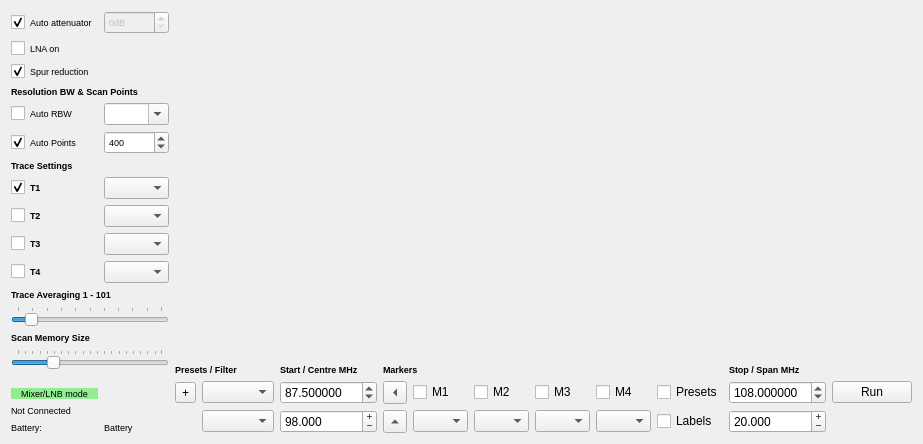
      <widget class="QWidget" name="analyserTab">
       <property name="sizePolicy">
        <sizepolicy hsizetype="Expanding" vsizetype="Expanding">
         <horstretch>0</horstretch>
         <verstretch>0</verstretch>
        </sizepolicy>
       </property>
       <attribute name="title">
        <string>Analyser</string>
       </attribute>
       <layout class="QGridLayout" name="gridLayout">
        <item row="0" column="0">
         <layout class="QGridLayout" name="gridLayout_3">
          <item row="10" column="0">
           <widget class="QCheckBox" name="trace4">
            <property name="font">
             <font>
              <pointsize>7</pointsize>
              <weight>75</weight>
              <bold>true</bold>
             </font>
            </property>
            <property name="text">
             <string>T4</string>
            </property>
           </widget>
          </item>
          <item row="18" column="0">
           <widget class="QLabel" name="label_6">
            <property name="font">
             <font>
              <pointsize>7</pointsize>
             </font>
            </property>
            <property name="text">
             <string>Battery:</string>
            </property>
           </widget>
          </item>
          <item row="11" column="0" colspan="2">
           <widget class="QLabel" name="label_8">
            <property name="sizePolicy">
             <sizepolicy hsizetype="Minimum" vsizetype="Preferred">
              <horstretch>0</horstretch>
              <verstretch>0</verstretch>
             </sizepolicy>
            </property>
            <property name="font">
             <font>
              <pointsize>7</pointsize>
              <weight>75</weight>
              <bold>true</bold>
              <underline>false</underline>
             </font>
            </property>
            <property name="text">
             <string>Trace Averaging 1 - 101</string>
            </property>
           </widget>
          </item>
          <item row="6" column="0" colspan="2">
           <widget class="QLabel" name="label_10">
            <property name="font">
             <font>
              <pointsize>7</pointsize>
              <weight>75</weight>
              <bold>true</bold>
              <underline>false</underline>
             </font>
            </property>
            <property name="text">
             <string>Trace Settings</string>
            </property>
           </widget>
          </item>
          <item row="2" column="0">
           <widget class="QCheckBox" name="spur_box">
            <property name="font">
             <font>
              <pointsize>7</pointsize>
             </font>
            </property>
            <property name="toolTip">
             <string>Spur reduction - impacts scanning speed</string>
            </property>
            <property name="text">
             <string>Spur reduction</string>
            </property>
            <property name="checked">
             <bool>true</bool>
            </property>
            <property name="tristate">
             <bool>true</bool>
            </property>
           </widget>
          </item>
          <item row="8" column="0">
           <widget class="QCheckBox" name="trace2">
            <property name="font">
             <font>
              <pointsize>7</pointsize>
              <weight>75</weight>
              <bold>true</bold>
             </font>
            </property>
            <property name="text">
             <string>T2</string>
            </property>
            <property name="tristate">
             <bool>false</bool>
            </property>
           </widget>
          </item>
          <item row="5" column="1">
           <widget class="QSpinBox" name="points_box">
            <property name="font">
             <font>
              <pointsize>7</pointsize>
             </font>
            </property>
            <property name="suffix">
             <string/>
            </property>
            <property name="minimum">
             <number>1</number>
            </property>
            <property name="maximum">
             <number>30000</number>
            </property>
            <property name="singleStep">
             <number>100</number>
            </property>
            <property name="stepType">
             <enum>QAbstractSpinBox::AdaptiveDecimalStepType</enum>
            </property>
            <property name="value">
             <number>400</number>
            </property>
           </widget>
          </item>
          <item row="4" column="1">
           <widget class="QComboBox" name="rbw_box">
            <property name="enabled">
             <bool>true</bool>
            </property>
            <property name="sizePolicy">
             <sizepolicy hsizetype="Minimum" vsizetype="Fixed">
              <horstretch>0</horstretch>
              <verstretch>0</verstretch>
             </sizepolicy>
            </property>
            <property name="font">
             <font>
              <pointsize>7</pointsize>
             </font>
            </property>
            <property name="toolTip">
             <string>Resolution bandwidth</string>
            </property>
            <property name="editable">
             <bool>true</bool>
            </property>
           </widget>
          </item>
          <item row="17" column="0" colspan="2">
           <widget class="QLabel" name="version">
            <property name="font">
             <font>
              <pointsize>7</pointsize>
             </font>
            </property>
            <property name="text">
             <string>Not Connected</string>
            </property>
           </widget>
          </item>
          <item row="8" column="1">
           <widget class="QComboBox" name="t2_type">
            <property name="sizePolicy">
             <sizepolicy hsizetype="Minimum" vsizetype="Fixed">
              <horstretch>0</horstretch>
              <verstretch>0</verstretch>
             </sizepolicy>
            </property>
            <property name="font">
             <font>
              <pointsize>7</pointsize>
             </font>
            </property>
           </widget>
          </item>
          <item row="3" column="0" colspan="2">
           <widget class="QLabel" name="label_2">
            <property name="sizePolicy">
             <sizepolicy hsizetype="Minimum" vsizetype="Preferred">
              <horstretch>0</horstretch>
              <verstretch>0</verstretch>
             </sizepolicy>
            </property>
            <property name="font">
             <font>
              <pointsize>7</pointsize>
              <weight>75</weight>
              <bold>true</bold>
              <underline>false</underline>
             </font>
            </property>
            <property name="toolTip">
             <string>Spur reduction techniques. Impacts scanning speed</string>
            </property>
            <property name="text">
             <string>Resolution BW &amp; Scan Points</string>
            </property>
           </widget>
          </item>
          <item row="10" column="1">
           <widget class="QComboBox" name="t4_type">
            <property name="sizePolicy">
             <sizepolicy hsizetype="Minimum" vsizetype="Fixed">
              <horstretch>0</horstretch>
              <verstretch>0</verstretch>
             </sizepolicy>
            </property>
            <property name="font">
             <font>
              <pointsize>7</pointsize>
             </font>
            </property>
           </widget>
          </item>
          <item row="5" column="0">
           <widget class="QCheckBox" name="points_auto">
            <property name="enabled">
             <bool>true</bool>
            </property>
            <property name="font">
             <font>
              <pointsize>7</pointsize>
             </font>
            </property>
            <property name="toolTip">
             <string>Set points to suit RBW</string>
            </property>
            <property name="text">
             <string>Auto Points</string>
            </property>
            <property name="checked">
             <bool>true</bool>
            </property>
            <attribute name="buttonGroup">
             <string notr="true">rbwpointsgroup</string>
            </attribute>
           </widget>
          </item>
          <item row="16" column="0">
           <widget class="QLabel" name="mixerMode">
            <property name="sizePolicy">
             <sizepolicy hsizetype="Expanding" vsizetype="Fixed">
              <horstretch>0</horstretch>
              <verstretch>0</verstretch>
             </sizepolicy>
            </property>
            <property name="baseSize">
             <size>
              <width>0</width>
              <height>0</height>
             </size>
            </property>
            <property name="font">
             <font>
              <pointsize>7</pointsize>
             </font>
            </property>
            <property name="autoFillBackground">
             <bool>false</bool>
            </property>
            <property name="styleSheet">
             <string notr="true">background-color:lightGreen</string>
            </property>
            <property name="frameShape">
             <enum>QFrame::NoFrame</enum>
            </property>
            <property name="frameShadow">
             <enum>QFrame::Plain</enum>
            </property>
            <property name="midLineWidth">
             <number>0</number>
            </property>
            <property name="text">
             <string>Mixer/LNB mode</string>
            </property>
            <property name="scaledContents">
             <bool>false</bool>
            </property>
            <property name="alignment">
             <set>Qt::AlignCenter</set>
            </property>
           </widget>
          </item>
          <item row="0" column="0">
           <widget class="QCheckBox" name="atten_auto">
            <property name="font">
             <font>
              <pointsize>7</pointsize>
             </font>
            </property>
            <property name="toolTip">
             <string>Enable auto attenuator</string>
            </property>
            <property name="text">
             <string>Auto attenuator</string>
            </property>
            <property name="checked">
             <bool>true</bool>
            </property>
           </widget>
          </item>
          <item row="18" column="1">
           <widget class="QLabel" name="battery">
            <property name="font">
             <font>
              <pointsize>7</pointsize>
             </font>
            </property>
            <property name="text">
             <string>Battery</string>
            </property>
           </widget>
          </item>
          <item row="7" column="1">
           <widget class="QComboBox" name="t1_type">
            <property name="sizePolicy">
             <sizepolicy hsizetype="Minimum" vsizetype="Fixed">
              <horstretch>0</horstretch>
              <verstretch>0</verstretch>
             </sizepolicy>
            </property>
            <property name="font">
             <font>
              <pointsize>7</pointsize>
             </font>
            </property>
            <property name="modelColumn">
             <number>0</number>
            </property>
           </widget>
          </item>
          <item row="0" column="1">
           <widget class="QSpinBox" name="atten_box">
            <property name="enabled">
             <bool>false</bool>
            </property>
            <property name="font">
             <font>
              <pointsize>7</pointsize>
             </font>
            </property>
            <property name="readOnly">
             <bool>false</bool>
            </property>
            <property name="suffix">
             <string>dB</string>
            </property>
            <property name="minimum">
             <number>0</number>
            </property>
            <property name="maximum">
             <number>31</number>
            </property>
            <property name="value">
             <number>0</number>
            </property>
           </widget>
          </item>
          <item row="1" column="0">
           <widget class="QCheckBox" name="lna_box">
            <property name="font">
             <font>
              <pointsize>7</pointsize>
             </font>
            </property>
            <property name="toolTip">
             <string>Enable Low Noise Amplifier</string>
            </property>
            <property name="text">
             <string>LNA on</string>
            </property>
           </widget>
          </item>
          <item row="7" column="0">
           <widget class="QCheckBox" name="trace1">
            <property name="font">
             <font>
              <pointsize>7</pointsize>
              <weight>75</weight>
              <bold>true</bold>
             </font>
            </property>
            <property name="text">
             <string>T1</string>
            </property>
            <property name="checked">
             <bool>true</bool>
            </property>
            <property name="tristate">
             <bool>false</bool>
            </property>
           </widget>
          </item>
          <item row="12" column="0" colspan="2">
           <widget class="QSlider" name="avgSlider">
            <property name="sizePolicy">
             <sizepolicy hsizetype="Minimum" vsizetype="Fixed">
              <horstretch>0</horstretch>
              <verstretch>0</verstretch>
             </sizepolicy>
            </property>
            <property name="font">
             <font>
              <pointsize>7</pointsize>
             </font>
            </property>
            <property name="toolTip">
             <string/>
            </property>
            <property name="minimum">
             <number>1</number>
            </property>
            <property name="maximum">
             <number>101</number>
            </property>
            <property name="value">
             <number>10</number>
            </property>
            <property name="orientation">
             <enum>Qt::Horizontal</enum>
            </property>
            <property name="invertedAppearance">
             <bool>false</bool>
            </property>
            <property name="invertedControls">
             <bool>false</bool>
            </property>
            <property name="tickPosition">
             <enum>QSlider::TicksAbove</enum>
            </property>
            <property name="tickInterval">
             <number>10</number>
            </property>
           </widget>
          </item>
          <item row="4" column="0">
           <widget class="QCheckBox" name="rbw_auto">
            <property name="font">
             <font>
              <pointsize>7</pointsize>
             </font>
            </property>
            <property name="text">
             <string>Auto RBW</string>
            </property>
            <attribute name="buttonGroup">
             <string notr="true">rbwpointsgroup</string>
            </attribute>
           </widget>
          </item>
          <item row="9" column="1">
           <widget class="QComboBox" name="t3_type">
            <property name="sizePolicy">
             <sizepolicy hsizetype="Minimum" vsizetype="Fixed">
              <horstretch>0</horstretch>
              <verstretch>0</verstretch>
             </sizepolicy>
            </property>
            <property name="font">
             <font>
              <pointsize>7</pointsize>
             </font>
            </property>
           </widget>
          </item>
          <item row="15" column="0">
           <spacer name="verticalSpacer_2">
            <property name="orientation">
             <enum>Qt::Vertical</enum>
            </property>
            <property name="sizeHint" stdset="0">
             <size>
              <width>17</width>
              <height>13</height>
             </size>
            </property>
           </spacer>
          </item>
          <item row="14" column="0" colspan="2">
           <widget class="QSlider" name="memSlider">
            <property name="toolTip">
             <string>Sweep scan store size</string>
            </property>
            <property name="minimum">
             <number>1</number>
            </property>
            <property name="maximum">
             <number>200</number>
            </property>
            <property name="value">
             <number>50</number>
            </property>
            <property name="orientation">
             <enum>Qt::Horizontal</enum>
            </property>
            <property name="tickPosition">
             <enum>QSlider::TicksAbove</enum>
            </property>
           </widget>
          </item>
          <item row="9" column="0">
           <widget class="QCheckBox" name="trace3">
            <property name="font">
             <font>
              <pointsize>7</pointsize>
              <weight>75</weight>
              <bold>true</bold>
             </font>
            </property>
            <property name="text">
             <string>T3</string>
            </property>
           </widget>
          </item>
          <item row="13" column="0" colspan="2">
           <widget class="QLabel" name="label">
            <property name="font">
             <font>
              <pointsize>7</pointsize>
              <weight>75</weight>
              <bold>true</bold>
              <underline>false</underline>
             </font>
            </property>
            <property name="text">
             <string>Scan Memory Size</string>
            </property>
           </widget>
          </item>
         </layout>
        </item>
        <item row="0" column="1">
         <layout class="QGridLayout" name="gridLayout_2">
          <item row="2" column="6">
           <widget class="QCheckBox" name="marker3">
            <property name="text">
             <string>M3</string>
            </property>
           </widget>
          </item>
          <item row="3" column="8">
           <widget class="QCheckBox" name="presetLabel">
            <property name="toolTip">
             <string>Label preset freqs</string>
            </property>
            <property name="text">
             <string>Labels</string>
            </property>
           </widget>
          </item>
          <item row="3" column="2">
           <widget class="QDoubleSpinBox" name="centre_freq">
            <property name="alignment">
             <set>Qt::AlignLeading|Qt::AlignLeft|Qt::AlignVCenter</set>
            </property>
            <property name="buttonSymbols">
             <enum>QAbstractSpinBox::PlusMinus</enum>
            </property>
            <property name="correctionMode">
             <enum>QAbstractSpinBox::CorrectToNearestValue</enum>
            </property>
            <property name="prefix">
             <string/>
            </property>
            <property name="suffix">
             <string/>
            </property>
            <property name="decimals">
             <number>3</number>
            </property>
            <property name="minimum">
             <double>0.100000000000000</double>
            </property>
            <property name="maximum">
             <double>6000.000000000000000</double>
            </property>
            <property name="stepType">
             <enum>QAbstractSpinBox::AdaptiveDecimalStepType</enum>
            </property>
            <property name="value">
             <double>98.000000000000000</double>
            </property>
           </widget>
          </item>
          <item row="2" column="4">
           <widget class="QCheckBox" name="marker1">
            <property name="sizePolicy">
             <sizepolicy hsizetype="Minimum" vsizetype="Fixed">
              <horstretch>0</horstretch>
              <verstretch>0</verstretch>
             </sizepolicy>
            </property>
            <property name="text">
             <string>M1</string>
            </property>
           </widget>
          </item>
          <item row="3" column="5">
           <widget class="QComboBox" name="m2_type">
            <property name="sizePolicy">
             <sizepolicy hsizetype="Preferred" vsizetype="Fixed">
              <horstretch>0</horstretch>
              <verstretch>0</verstretch>
             </sizepolicy>
            </property>
            <property name="maximumSize">
             <size>
              <width>55</width>
              <height>16777215</height>
             </size>
            </property>
            <property name="font">
             <font>
              <pointsize>7</pointsize>
             </font>
            </property>
            <property name="toolTip">
             <string>Marker type</string>
            </property>
            <property name="sizeAdjustPolicy">
             <enum>QComboBox::AdjustToContentsOnFirstShow</enum>
            </property>
            <property name="minimumContentsLength">
             <number>0</number>
            </property>
            <property name="iconSize">
             <size>
              <width>16</width>
              <height>16</height>
             </size>
            </property>
            <property name="placeholderText">
             <string notr="true"/>
            </property>
           </widget>
          </item>
          <item row="3" column="9">
           <widget class="QDoubleSpinBox" name="span_freq">
            <property name="alignment">
             <set>Qt::AlignLeading|Qt::AlignLeft|Qt::AlignVCenter</set>
            </property>
            <property name="buttonSymbols">
             <enum>QAbstractSpinBox::PlusMinus</enum>
            </property>
            <property name="correctionMode">
             <enum>QAbstractSpinBox::CorrectToNearestValue</enum>
            </property>
            <property name="prefix">
             <string/>
            </property>
            <property name="suffix">
             <string/>
            </property>
            <property name="decimals">
             <number>3</number>
            </property>
            <property name="maximum">
             <double>100000.000000000000000</double>
            </property>
            <property name="stepType">
             <enum>QAbstractSpinBox::AdaptiveDecimalStepType</enum>
            </property>
            <property name="value">
             <double>20.000000000000000</double>
            </property>
           </widget>
          </item>
          <item row="2" column="5">
           <widget class="QCheckBox" name="marker2">
            <property name="autoFillBackground">
             <bool>false</bool>
            </property>
            <property name="text">
             <string>M2</string>
            </property>
           </widget>
          </item>
          <item row="2" column="8">
           <widget class="QCheckBox" name="presetMarker">
            <property name="toolTip">
             <string>Mark preset freqs</string>
            </property>
            <property name="text">
             <string>Presets</string>
            </property>
           </widget>
          </item>
          <item row="2" column="10">
           <widget class="QPushButton" name="scan_button">
            <property name="sizePolicy">
             <sizepolicy hsizetype="Minimum" vsizetype="Fixed">
              <horstretch>0</horstretch>
              <verstretch>0</verstretch>
             </sizepolicy>
            </property>
            <property name="toolTip">
             <string/>
            </property>
            <property name="text">
             <string>Run</string>
            </property>
            <property name="checkable">
             <bool>false</bool>
            </property>
           </widget>
          </item>
          <item row="3" column="6">
           <widget class="QComboBox" name="m3_type">
            <property name="maximumSize">
             <size>
              <width>55</width>
              <height>16777215</height>
             </size>
            </property>
            <property name="font">
             <font>
              <pointsize>7</pointsize>
             </font>
            </property>
            <property name="toolTip">
             <string>Marker type</string>
            </property>
           </widget>
          </item>
          <item row="2" column="9">
           <widget class="QDoubleSpinBox" name="stop_freq">
            <property name="sizePolicy">
             <sizepolicy hsizetype="Minimum" vsizetype="Fixed">
              <horstretch>0</horstretch>
              <verstretch>0</verstretch>
             </sizepolicy>
            </property>
            <property name="alignment">
             <set>Qt::AlignLeading|Qt::AlignLeft|Qt::AlignVCenter</set>
            </property>
            <property name="correctionMode">
             <enum>QAbstractSpinBox::CorrectToNearestValue</enum>
            </property>
            <property name="prefix">
             <string/>
            </property>
            <property name="suffix">
             <string/>
            </property>
            <property name="decimals">
             <number>6</number>
            </property>
            <property name="minimum">
             <double>0.100000000000000</double>
            </property>
            <property name="maximum">
             <double>6000.000000000000000</double>
            </property>
            <property name="singleStep">
             <double>1.000000000000000</double>
            </property>
            <property name="stepType">
             <enum>QAbstractSpinBox::AdaptiveDecimalStepType</enum>
            </property>
            <property name="value">
             <double>108.000000000000000</double>
            </property>
           </widget>
          </item>
          <item row="2" column="0">
           <widget class="QToolButton" name="mToBand">
            <property name="toolTip">
             <string>Add Band preset from M1 and M2</string>
            </property>
            <property name="text">
             <string>+</string>
            </property>
           </widget>
          </item>
          <item row="3" column="7">
           <widget class="QComboBox" name="m4_type">
            <property name="maximumSize">
             <size>
              <width>55</width>
              <height>16777215</height>
             </size>
            </property>
            <property name="font">
             <font>
              <pointsize>7</pointsize>
             </font>
            </property>
           </widget>
          </item>
          <item row="2" column="2">
           <widget class="QDoubleSpinBox" name="start_freq">
            <property name="sizePolicy">
             <sizepolicy hsizetype="Minimum" vsizetype="Fixed">
              <horstretch>0</horstretch>
              <verstretch>0</verstretch>
             </sizepolicy>
            </property>
            <property name="frame">
             <bool>true</bool>
            </property>
            <property name="correctionMode">
             <enum>QAbstractSpinBox::CorrectToNearestValue</enum>
            </property>
            <property name="prefix">
             <string/>
            </property>
            <property name="suffix">
             <string/>
            </property>
            <property name="decimals">
             <number>6</number>
            </property>
            <property name="minimum">
             <double>0.100000000000000</double>
            </property>
            <property name="maximum">
             <double>6000.000000000000000</double>
            </property>
            <property name="singleStep">
             <double>1.000000000000000</double>
            </property>
            <property name="stepType">
             <enum>QAbstractSpinBox::AdaptiveDecimalStepType</enum>
            </property>
            <property name="value">
             <double>87.500000000000000</double>
            </property>
           </widget>
          </item>
          <item row="2" column="7">
           <widget class="QCheckBox" name="marker4">
            <property name="text">
             <string>M4</string>
            </property>
           </widget>
          </item>
          <item row="1" column="0" colspan="2">
           <widget class="QLabel" name="label_16">
            <property name="font">
             <font>
              <pointsize>7</pointsize>
              <weight>75</weight>
              <bold>true</bold>
             </font>
            </property>
            <property name="text">
             <string>Presets / Filter</string>
            </property>
           </widget>
          </item>
          <item row="3" column="3">
           <widget class="QToolButton" name="mkr_centre">
            <property name="toolTip">
             <string extracomment="Marker to Start">Set markers in range</string>
            </property>
            <property name="toolTipDuration">
             <number>1</number>
            </property>
            <property name="text">
             <string>...</string>
            </property>
            <property name="arrowType">
             <enum>Qt::UpArrow</enum>
            </property>
           </widget>
          </item>
          <item row="1" column="3" colspan="2">
           <widget class="QLabel" name="label_19">
            <property name="font">
             <font>
              <pointsize>7</pointsize>
              <weight>75</weight>
              <bold>true</bold>
             </font>
            </property>
            <property name="text">
             <string>Markers</string>
            </property>
           </widget>
          </item>
          <item row="2" column="1">
           <widget class="QComboBox" name="band_box">
            <property name="sizePolicy">
             <sizepolicy hsizetype="Expanding" vsizetype="Fixed">
              <horstretch>0</horstretch>
              <verstretch>0</verstretch>
             </sizepolicy>
            </property>
            <property name="maximumSize">
             <size>
              <width>90</width>
              <height>16777215</height>
             </size>
            </property>
            <property name="toolTip">
             <string>&lt;html&gt;&lt;head/&gt;&lt;body&gt;&lt;p&gt;Preset Frequency list&lt;/p&gt;&lt;/body&gt;&lt;/html&gt;</string>
            </property>
            <property name="editable">
             <bool>false</bool>
            </property>
            <property name="currentText">
             <string/>
            </property>
            <property name="insertPolicy">
             <enum>QComboBox::InsertAtBottom</enum>
            </property>
           </widget>
          </item>
          <item row="1" column="2">
           <widget class="QLabel" name="label_9">
            <property name="font">
             <font>
              <pointsize>7</pointsize>
              <weight>75</weight>
              <bold>true</bold>
             </font>
            </property>
            <property name="text">
             <string>Start / Centre MHz</string>
            </property>
           </widget>
          </item>
          <item row="2" column="3">
           <widget class="QToolButton" name="mkr_start">
            <property name="toolTip">
             <string extracomment="Marker to Start">Set markers to start frequency</string>
            </property>
            <property name="text">
             <string>...</string>
            </property>
            <property name="arrowType">
             <enum>Qt::LeftArrow</enum>
            </property>
           </widget>
          </item>
          <item row="3" column="1">
           <widget class="QComboBox" name="filterBox">
            <property name="toolTip">
             <string>Filter preset list</string>
            </property>
           </widget>
          </item>
          <item row="3" column="4">
           <widget class="QComboBox" name="m1_type">
            <property name="maximumSize">
             <size>
              <width>55</width>
              <height>16777215</height>
             </size>
            </property>
            <property name="font">
             <font>
              <family>Sans Serif</family>
              <pointsize>7</pointsize>
             </font>
            </property>
            <property name="toolTip">
             <string>Marker type</string>
            </property>
           </widget>
          </item>
          <item row="0" column="0" colspan="11">
           <widget class="PlotWidget" name="graphWidget" native="true">
            <property name="sizePolicy">
             <sizepolicy hsizetype="Expanding" vsizetype="Expanding">
              <horstretch>0</horstretch>
              <verstretch>0</verstretch>
             </sizepolicy>
            </property>
            <property name="autoFillBackground">
             <bool>false</bool>
            </property>
            <property name="styleSheet">
             <string notr="true"/>
            </property>
           </widget>
          </item>
          <item row="1" column="9">
           <widget class="QLabel" name="label_15">
            <property name="font">
             <font>
              <pointsize>7</pointsize>
              <weight>75</weight>
              <bold>true</bold>
             </font>
            </property>
            <property name="text">
             <string>Stop / Span MHz</string>
            </property>
           </widget>
          </item>
         </layout>
        </item>
       </layout>
      </widget>
